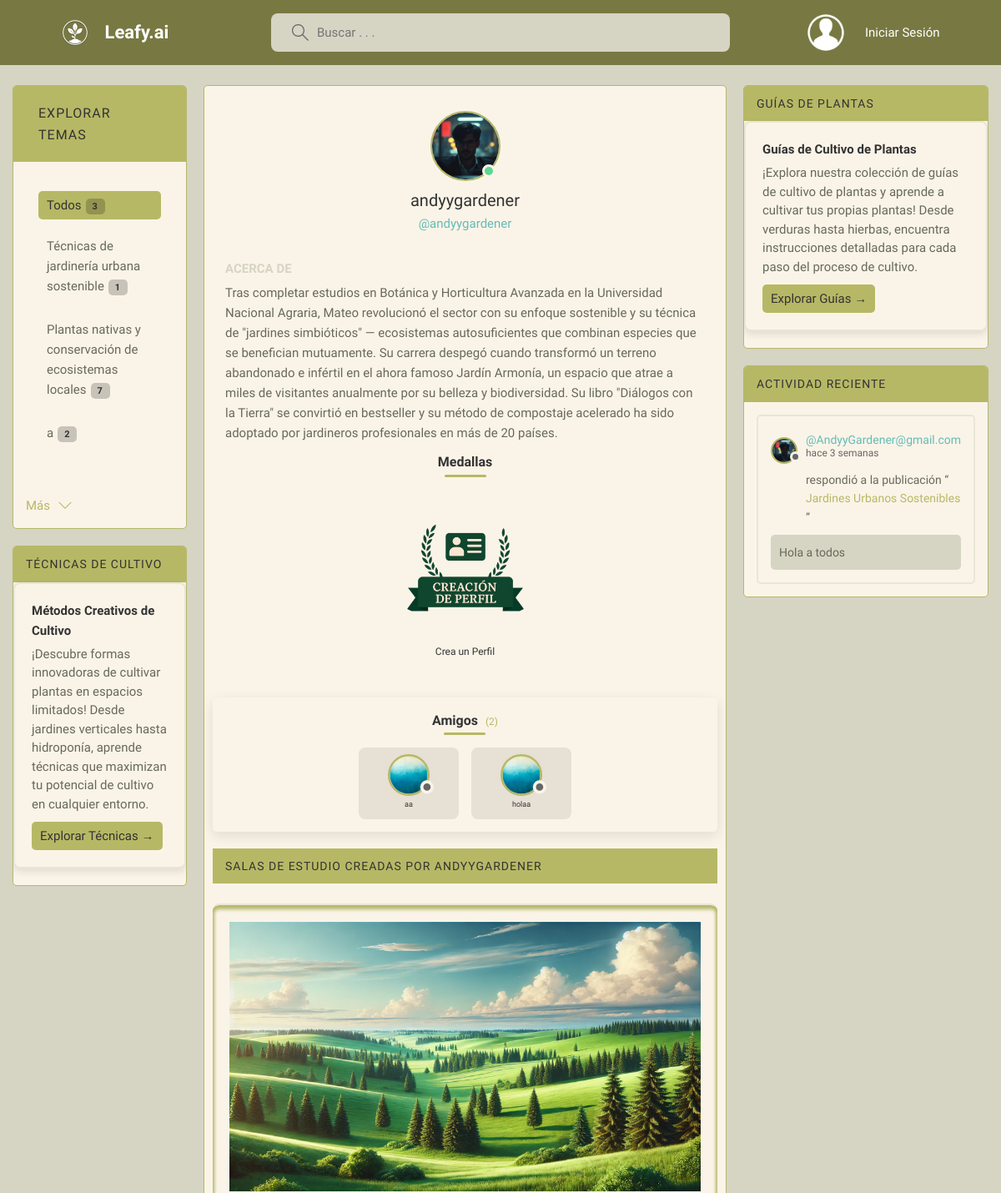
Page /profile/1/ (upper part) on the earlier database version.
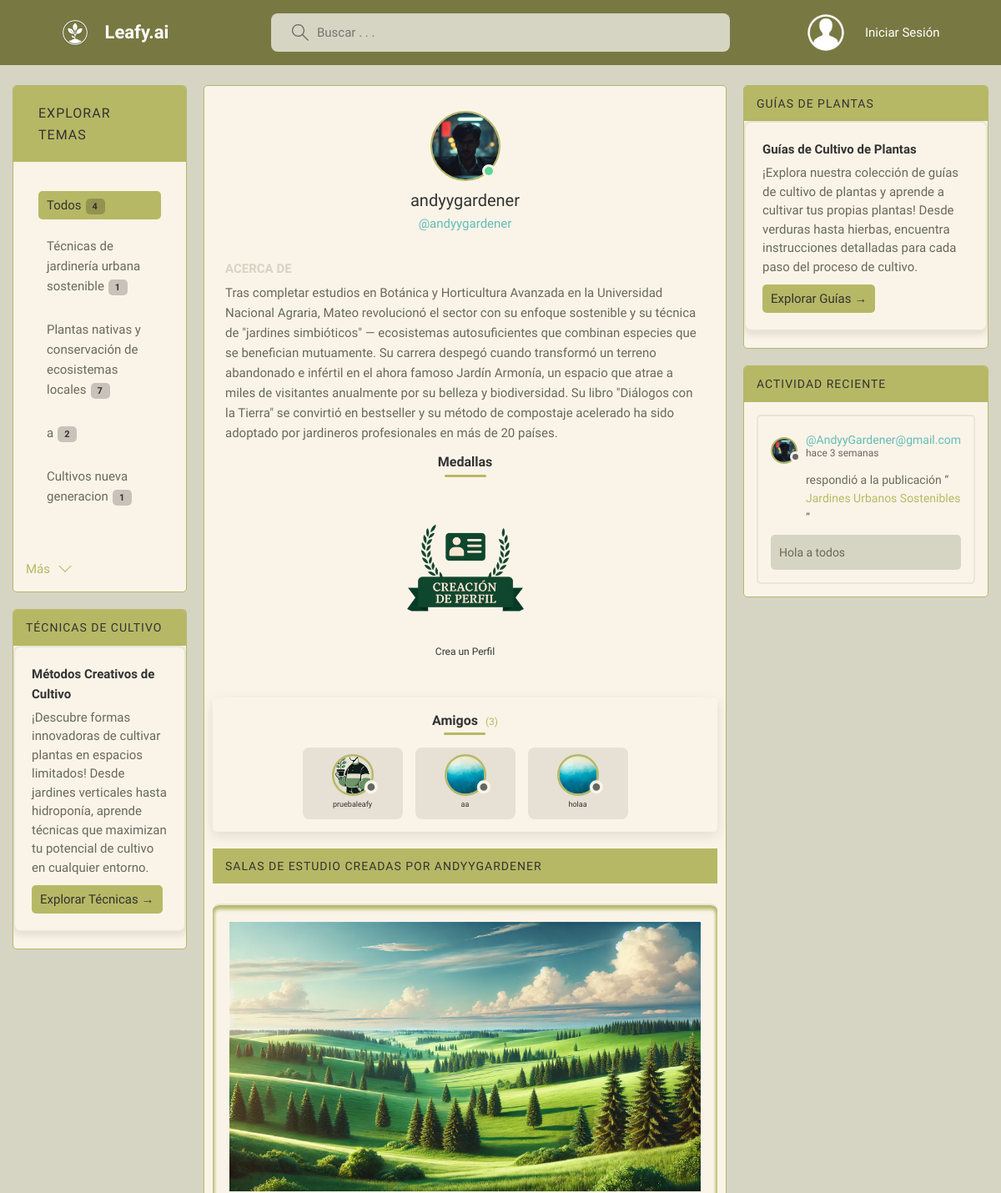
Same page on the later database version.
### base/models.py (models this page shows, shortened)
class Topic(models.Model):
    name = models.CharField(max_length=200)

class UserMedal(models.Model):
    user = models.ForeignKey(User, on_delete=models.CASCADE, related_name='medals')
    medal = models.ForeignKey(Medal, on_delete=models.CASCADE, related_name='users')
    earned_date = models.DateTimeField(auto_now_add=True)
    class Meta:
        unique_together = ('user', 'medal')
        verbose_name = 'Medalla de Usuario'
        verbose_name_plural = 'Medallas de Usuarios'

class Medal(models.Model):
    MEDAL_TYPES = [
        ('perfil', 'Perfil'),
        ('likes', 'Likes'),
        ('influencer', 'Influencer'),
        ('guias', 'Guías'),
        ('tecnicas', 'Técnicas'),
    ]
    name = models.CharField(max_length=50)
    medal_type = models.CharField(max_length=20, choices=MEDAL_TYPES, unique=True)
    description = models.TextField()
    image = models.CharField(max_length=100)  # Ruta relativa a la imagen de la medalla
    class Meta:
        verbose_name = 'Medalla'
        verbose_name_plural = 'Medallas'

class User(AbstractUser):
    name = models.CharField(max_length=200, null=True)
    email = models.EmailField(unique=True, null=True)
    bio = models.TextField(null=True)
    avatar = models.ImageField(null=True, default="blue.jpg")
    USERNAME_FIELD = 'email'
    REQUIRED_FIELDS = []
    def get_friends(self):
        friend_users = []
        for friendship in self.friendships.filter(status='accepted'):
            friend_users.append(friendship.to_user)
        for friendship in self.friend_requests.filter(status='accepted'):
            friend_users.append(friendship.from_user)
        return friend_users

class Room(models.Model):
    host = models.ForeignKey(User, on_delete=models.SET_NULL, null=True)
    topic =  models.ForeignKey(Topic, on_delete=models.SET_NULL, null=True)
    name = models.CharField(max_length=200)
    description = models.TextField(null=True, blank=True)
    participants = models.ManyToManyField(User, related_name='participants', blank=True)
    image = models.ImageField(null=True, blank=True, upload_to='room_images/')
    likes = models.ManyToManyField(User, related_name='room_likes', blank=True)
    updated = models.DateTimeField(auto_now=True)
    created = models.DateTimeField(auto_now_add=True)
    class Meta:
        ordering = ['-updated', '-created']
    def __str__(self):
        return self.name

class Message(models.Model):
    user = models.ForeignKey(User, on_delete=models.CASCADE)
    room = models.ForeignKey(Room, on_delete=models.CASCADE)
    body = models.TextField()
    parent = models.ForeignKey('self', on_delete=models.CASCADE, null=True, blank=True, related_name='replies')
    depth = models.IntegerField(default=0)  # 0 para mensajes principales, 1-2 para respuestas
    likes = models.ManyToManyField(User, related_name='message_likes', blank=True)
    updated = models.DateTimeField(auto_now=True)
    created = models.DateTimeField(auto_now_add=True)
    class Meta:
        ordering = ['-updated', '-created']

### base/views.py (the view)
# urls.py: path('profile/<str:pk>/', views.userProfile, name ="user-profile"),
def userProfile(request, pk):
    user = User.objects.get(id=pk)
    rooms = user.room_set.all()
    room_messages = user.message_set.all()
    topics = Topic.objects.all()
    friends = user.get_friends()
    is_friend = False
    friendship = None
    if request.user.is_authenticated and request.user.id != user.id:
        is_friend = request.user.is_friend(user)
        friendship = Friendship.objects.filter(
            (Q(from_user=request.user) & Q(to_user=user)) |
            (Q(from_user=user) & Q(to_user=request.user))
        ).first()
    user_medals = check_and_award_medals(user)
    context = {
        'user': user,
        'rooms': rooms,
        'room_messages': room_messages,
        'topics': topics,
        'friends': friends,
        'is_friend': is_friend,
        'friendship': friendship,
        'user_medals': user_medals
    }
    return render(request, 'base/profile.html', context)

### base/templates/base/profile.html (shortened to what this page needs)
{%  extends 'main.html' %}
{% load static %}
{% block content %}
<link rel="stylesheet" href="{% static 'styles/friends.css' %}" />
<link rel="stylesheet" href="{% static 'styles/medals.css' %}" />
<main class="layout layout--3">
  <div class="left-column">
    {% include 'base/topics_component.html' %}
    {% include 'base/techniques_component.html' %}
  </div>
  <div class="roomList">
      <div class="profile">
        <div class="profile__avatar">
          <div class="avatar avatar--large active">
            <img src="{{user.avatar.url}}" alt="Foto de perfil de {{user.username}}" />
          </div>
        </div>
        <div class="profile__info">
          <h3>{{user.username}}</h3>
          <p>@{{user.username}}</p>
        </div>
        <div class="profile__about">
          <h3>Acerca de</h3>
          <p>
            {{user.bio}}
          </p>
        </div>
        <div class="profile__medals">
          <h3>Medallas</h3>
          <div class="medals-container">
            {% for user_medal in user_medals %}
              <div class="medal-item" title="{{ user_medal.medal.description }}">
                <img src="{% static user_medal.medal.image %}" alt="{{ user_medal.medal.name }}" class="medal-icon">
                <span class="medal-name">{{ user_medal.medal.name }}</span>
              </div>
            {% empty %}
              <p class="no-medals-message">No hay medallas para mostrar</p>
            {% endfor %}
          </div>
        </div>
      </div>
      <div class="friends-bar">
        <div class="friends-bar__header">
          <h3>Amigos <span>({{ friends|length }})</span></h3>
        </div>
        <div class="friends-bar__list">
          {% for friend in friends %}
          <div class="friend-card">
            <a href="{% url 'user-profile' friend.id %}" class="avatar avatar--medium friend-avatar" title="Ver perfil de {{friend.username}}">
              <img src="{{friend.avatar.url}}" alt="{{friend.username}}" />
            </a>
            <span class="friend-name">{{friend.username}}</span>
          </div>
          {% empty %}
          <p class="no-friends-message">No hay amigos para mostrar</p>
          {% endfor %}
        </div>
      </div>
      <div class="roomList__header">
        <div>
          <h2>Salas de Estudio Creadas por {{user.username}}</h2>
        </div>
      </div>
      {% include 'base/feed_component.html' %}
  </div>
  <div class="activities-column">
    {% include 'base/guides_component.html' %}
    {% include 'base/activity_component.html' %}
  </div>
</main>
{% endblock %}

### base/templates/base/topics_component.html (shortened to what this page needs)
<div class="topics">
    <div class="topics__header">
      <h2>Explorar Temas</h2>
    </div>
    <ul class="topics__list">
    </ul>
    <a class="btn btn--link" href="{% url 'topics' %}">
      Más
      <svg version="1.1" xmlns="http://www.w3.org/2000/svg" width="32" height="32" viewBox="0 0 32 32">
        <title>flecha-abajo</title>
        <path d="M16 21l-13-13h-3l16 16 16-16h-3l-13 13z"></path>
      </svg>
    </a>
  </div>

### base/templates/base/feed_component.html (shortened to what this page needs)
{% load static %}
{% for room in rooms %}
<div class="roomListRoom">
  {% if room.image %}
    <div class="roomListRoom__imageWrapper">
      <img src="{{ room.image.url }}" alt="{{ room.name }}" class="roomListRoom__image" />
    </div>
  {% endif %}
</div>
{% endfor %}

### base/templates/base/activity_component.html (shortened to what this page needs)
<div class="activities">
  <div class="activities__header">
    <h2>Actividad Reciente</h2>
  </div>
  {% for message in room_messages|slice:":3" %}
    <div class="activities__box">
      <div class="activities__boxHeader roomListRoom__header">
        <a href="{% url 'user-profile' message.user.id %}" class="roomListRoom__author" aria-label="Ver perfil de {{ message.user }}">
          <div class="avatar avatar--small">
            <img src="{{ message.user.avatar.url }}" alt="Foto de perfil de {{ message.user }}"/>
          </div>
          <p>
            @{{ message.user }}
            <span>hace {{ message.created|timesince }}</span>
          </p>
        </a>
      </div>
      <div class="activities__boxContent">
        <p>respondió a la publicación “<a href="{% url 'room' message.room.id %}" aria-label="Ver publicación {{ message.room }}">{{message.room}}</a>”</p>
        <div class="activities__boxRoomContent">
          {{message.body}}
        </div>
      </div>
    </div>
  {% endfor %}
</div>

Differences in the rows shown:
computed for Topic: name+id "Todos 3 Técnicas de jardinería urbana sostenible 1 Plantas nativas y conservación de ecosistemas locales 7 a 2" → "Todos 4 Técnicas de jardinería urbana sostenible 1 Plantas nativas y conservación de ecosistemas locales 7 a 2 Cultivos nueva generacion 1"
added User: avatar (picture), username "pruebaleafy"
Other differences:
{{ friends|length }}: "2" → "3"
